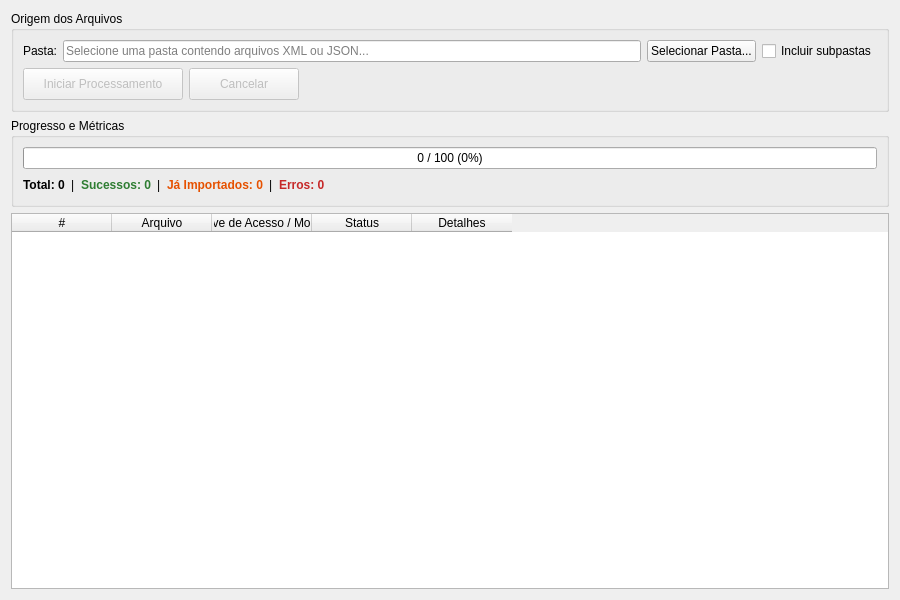
<?xml version="1.0" encoding="UTF-8"?>
<ui version="4.0">
 <class>FormProcessarXml</class>
 <widget class="QWidget" name="FormProcessarXml">
  <property name="geometry">
   <rect>
    <x>0</x>
    <y>0</y>
    <width>900</width>
    <height>600</height>
   </rect>
  </property>
  <property name="windowTitle">
   <string>Processar XMLs</string>
  </property>
  <layout class="QVBoxLayout" name="mainLayout">
   <item>
    <widget class="QGroupBox" name="groupOrigem">
     <property name="title">
      <string>Origem dos Arquivos</string>
     </property>
     <layout class="QVBoxLayout" name="layoutOrigem">
      <item>
       <layout class="QHBoxLayout" name="layoutCaminho">
        <item>
         <widget class="QLabel" name="lblCaminho">
          <property name="text">
           <string>Pasta:</string>
          </property>
         </widget>
        </item>
        <item>
         <widget class="QLineEdit" name="editCaminho">
          <property name="readOnly">
           <bool>true</bool>
          </property>
          <property name="placeholderText">
           <string>Selecione uma pasta contendo arquivos XML ou JSON...</string>
          </property>
         </widget>
        </item>
        <item>
         <widget class="QPushButton" name="btnSelecionarPasta">
          <property name="text">
           <string>Selecionar Pasta...</string>
          </property>
         </widget>
        </item>
        <item>
         <widget class="QCheckBox" name="chkSubpastas">
          <property name="text">
           <string>Incluir subpastas</string>
          </property>
         </widget>
        </item>
       </layout>
      </item>
      <item>
       <layout class="QHBoxLayout" name="layoutAcoes">
        <item>
         <widget class="QPushButton" name="btnIniciar">
          <property name="enabled">
           <bool>false</bool>
          </property>
          <property name="minimumSize">
           <size>
            <width>160</width>
            <height>32</height>
           </size>
          </property>
          <property name="text">
           <string>Iniciar Processamento</string>
          </property>
         </widget>
        </item>
        <item>
         <widget class="QPushButton" name="btnCancelar">
          <property name="enabled">
           <bool>false</bool>
          </property>
          <property name="minimumSize">
           <size>
            <width>110</width>
            <height>32</height>
           </size>
          </property>
          <property name="text">
           <string>Cancelar</string>
          </property>
         </widget>
        </item>
        <item>
         <spacer name="spacerAcoes">
          <property name="orientation">
           <enum>Qt::Horizontal</enum>
          </property>
          <property name="sizeHint" stdset="0">
           <size>
            <width>40</width>
            <height>20</height>
           </size>
          </property>
         </spacer>
        </item>
       </layout>
      </item>
     </layout>
    </widget>
   </item>
   <item>
    <widget class="QGroupBox" name="groupProgresso">
     <property name="title">
      <string>Progresso e Métricas</string>
     </property>
     <layout class="QVBoxLayout" name="layoutProgresso">
      <item>
       <widget class="QProgressBar" name="progressBar">
        <property name="value">
         <number>0</number>
        </property>
        <property name="alignment">
         <set>Qt::AlignCenter</set>
        </property>
        <property name="format">
         <string>%v / %m (%p%)</string>
        </property>
       </widget>
      </item>
      <item>
       <layout class="QHBoxLayout" name="layoutMetricas">
        <item>
         <widget class="QLabel" name="lblTotal">
          <property name="font">
           <font>
            <bold>true</bold>
           </font>
          </property>
          <property name="text">
           <string>Total: 0</string>
          </property>
         </widget>
        </item>
        <item>
         <widget class="QLabel" name="lblSeparador1">
          <property name="text">
           <string>|</string>
          </property>
         </widget>
        </item>
        <item>
         <widget class="QLabel" name="lblProcessados">
          <property name="styleSheet">
           <string notr="true">color: #2E7D32; font-weight: bold;</string>
          </property>
          <property name="text">
           <string>Sucessos: 0</string>
          </property>
         </widget>
        </item>
        <item>
         <widget class="QLabel" name="lblSeparador2">
          <property name="text">
           <string>|</string>
          </property>
         </widget>
        </item>
        <item>
         <widget class="QLabel" name="lblJaImportados">
          <property name="styleSheet">
           <string notr="true">color: #E65100; font-weight: bold;</string>
          </property>
          <property name="text">
           <string>Já Importados: 0</string>
          </property>
         </widget>
        </item>
        <item>
         <widget class="QLabel" name="lblSeparador3">
          <property name="text">
           <string>|</string>
          </property>
         </widget>
        </item>
        <item>
         <widget class="QLabel" name="lblErros">
          <property name="styleSheet">
           <string notr="true">color: #C62828; font-weight: bold;</string>
          </property>
          <property name="text">
           <string>Erros: 0</string>
          </property>
         </widget>
        </item>
        <item>
         <spacer name="spacerMetricas">
          <property name="orientation">
           <enum>Qt::Horizontal</enum>
          </property>
          <property name="sizeHint" stdset="0">
           <size>
            <width>40</width>
            <height>20</height>
           </size>
          </property>
         </spacer>
        </item>
       </layout>
      </item>
     </layout>
    </widget>
   </item>
   <item>
    <widget class="QTableWidget" name="tableArquivos">
     <property name="editTriggers">
      <set>QAbstractItemView::NoEditTriggers</set>
     </property>
     <property name="alternatingRowColors">
      <bool>true</bool>
     </property>
     <property name="selectionMode">
      <enum>QAbstractItemView::SingleSelection</enum>
     </property>
     <property name="selectionBehavior">
      <enum>QAbstractItemView::SelectRows</enum>
     </property>
     <property name="sortingEnabled">
      <bool>false</bool>
     </property>
     <column>
      <property name="text">
       <string>#</string>
      </property>
     </column>
     <column>
      <property name="text">
       <string>Arquivo</string>
      </property>
     </column>
     <column>
      <property name="text">
       <string>Chave de Acesso / Modelo</string>
      </property>
     </column>
     <column>
      <property name="text">
       <string>Status</string>
      </property>
     </column>
     <column>
      <property name="text">
       <string>Detalhes</string>
      </property>
     </column>
    </widget>
   </item>
  </layout>
 </widget>
 <resources/>
 <connections/>
</ui>
